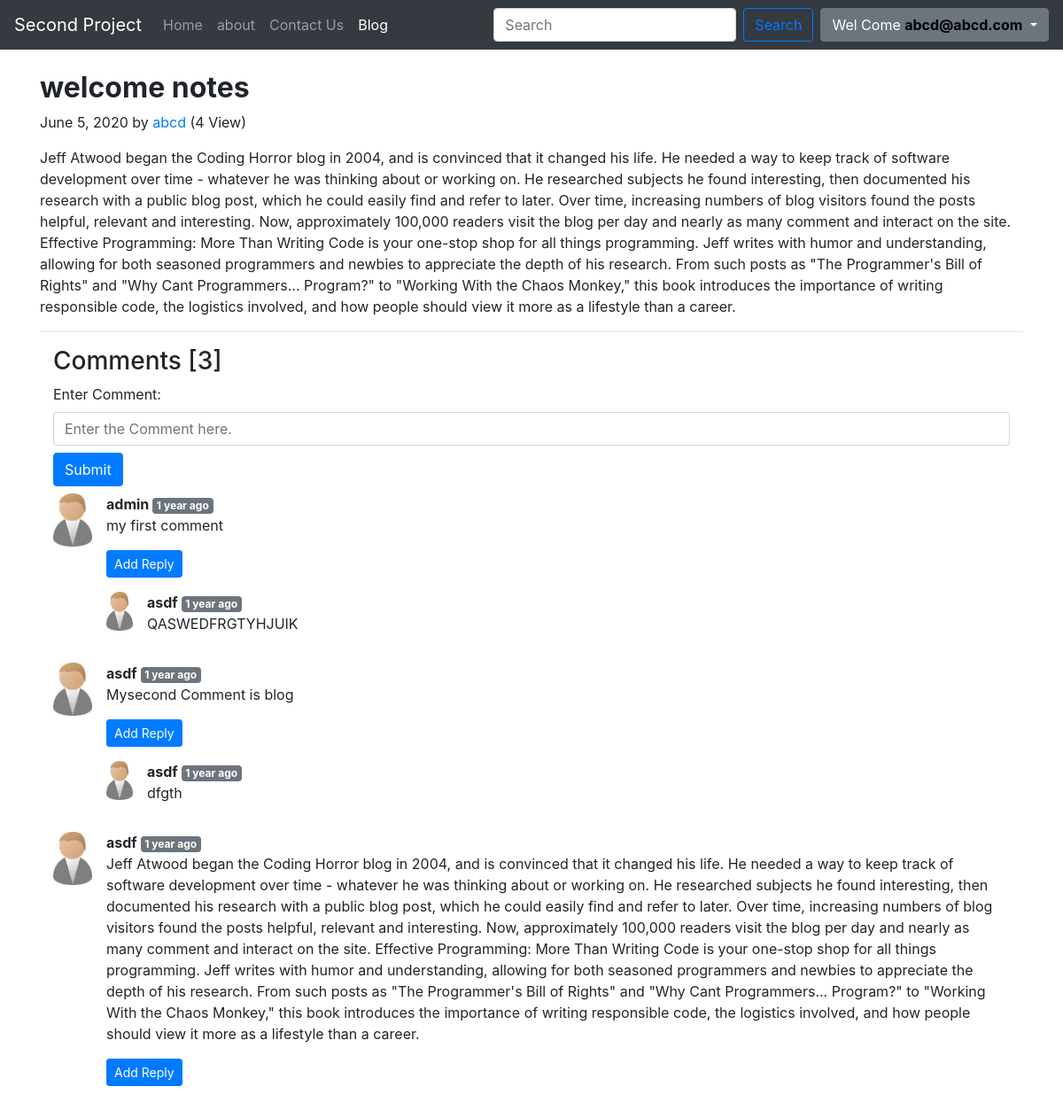
The app's page /blog/first-blog/ (signed in) with its own data.
### blog/models.py (models this page shows, shortened)
class Blog(models.Model):
	post_id = models.AutoField(primary_key=True)
	autore_name= models.CharField(max_length=100)
	title = models.CharField(max_length=250)
	desc = RichTextUploadingField()
	views = models.IntegerField(default=0)
	slug = models.CharField(max_length = 130)
	pub_date = models.DateField(blank=True)

class BlogComment(models.Model):
	sr_no= models.AutoField(primary_key = True)
	comment= models.TextField()
	user=models.ForeignKey(User,on_delete=models.CASCADE)
	post=models.ForeignKey(Blog,on_delete=models.CASCADE)
	parent = models.ForeignKey('self' , on_delete=models.CASCADE,null=True)
	timestamp=models.DateTimeField(default=now)
	def __str__(self):
		return self.comment[:10]

### blog/views.py (the view, shortened to what this page needs)
# urls.py: path('<str:slug>/', views.blogpost,name='BlogPost'),
def blogpost(request,slug):
	if request.session.has_key('username'):
		post = Blog.objects.filter(slug=slug).first()
		post.views = post.views + 1
		post.save()
		comment = BlogComment.objects.filter(post=post,parent=None)
		reply_comment = BlogComment.objects.filter(post=post).exclude(parent=None)
		replyDict = {}
		for reply in reply_comment:
			if reply.parent.sr_no not in replyDict.keys():
				replyDict[reply.parent.sr_no] =[reply]
			else:
				replyDict[reply.parent.sr_no].append(reply)
		print(replyDict)
		context = { "post" :post , "comments" : comment ,"reply_comment":replyDict, 'udata' : request.session['username']}
		return render(request , "blog/blogpost.html", context)

### blog/templatetags/extras.py (called while the page is built)
@register.filter(name='get_val')
def get_val(dict , key):
	return dict.get(key)

### templates/blog/blogpost.html (shortened to what this page needs)
{% extends 'Home/header.html' %}
{% block blogactive %} active {% endblock blogactive %}
{% load static %}
{% load humanize %}
{% load extras %}
{% block body%}
 <div class="container my-4">
 	<div class="blog-post">
        <h2 class="blog-post-title"><strong>{{ post.title }}</strong></h2>
        <p class="blog-post-meta">{{ post.pub_date }} by <a href="#">{{ post.autore_name }}</a> (<span>{{post.views}} View</span>)</p>
        <p> {{ post.desc|safe }} </p>
      </div>
      <hr>
      <div class="container">
      <h3>Comments [{{ comments|length }}]</h3>
      {% if udata %}
      	<form action="/blog/postComment" method="post"> {% csrf_token %}
      		<label for="inputPassword5">Enter Comment:</label>
			<input type="text" id="comment" name="comment" class="form-control mb-2" placeholder="Enter the Comment here.">
      		<button type="submit" class="btn btn-primary">Submit</button>
      	</form>
      {% else %}
      		<div class="container">
      			<strong>If You Want to Add Comment This Post,First Login Then Comment..</strong>
      		</div>
      		<hr>
      {% endif %}
      	{% for comment in comments %}
      		<div class="media my-2">
			  <img src="/static/img/person.jpg" class="mr-3"  style="width: 44px" alt="noimage">
			  <div class="media-body">
			  	<div class="mt-0" > <strong>{{comment.user}} </strong><span class="badge badge-secondary"> {{ comment.timestamp | naturaltime }}</span></div>
			    <p &nbsp;> {{comment.comment}}</p>
			    <div class="replay mx-0">
			    	{% if udata %}
			    	<p>
			  <button class="btn btn-primary btn-sm" type="button" data-toggle="collapse" data-target="#replybox{{comment.sr_no}}" aria-expanded="false" aria-controls="replybox{{comment.sr_no}}">
    Add Reply
  </button>
</p>
{% else %}
<p>
			  <button class="btn btn-primary btn-sm" type="button" data-toggle="collapse" data-target="#replybox{{comment.sr_no}}" aria-expanded="false" aria-controls="replybox{{comment.sr_no}}" disabled="">
    Login For Reply
  </button></p>
{% endif %}
{% for r_comment in reply_comment|get_val:comment.sr_no %}
<div class="row mx-0 my-2">
	<img src="/static/img/person.jpg" class="mr-3"  style="width: 30px;height: 44px;" alt="noimage">
			  <div class="media-body">
			  	<div class="mt-0" > <strong>{{r_comment.user}} </strong><span class="badge badge-secondary"> {{ r_comment.timestamp | naturaltime }}</span></div>
			    <p &nbsp;> {{r_comment.comment}}</p>
</div>
			    </div>
			    {% endfor %}
			  </div>
			</div>
      </div>
      	{% endfor %}
 </div>
{% endblock%}

### templates/home/header.html (shortened to what this page needs)
<!doctype html>
<html lang="en">
<head>
    <link rel="stylesheet" href="https://stackpath.bootstrapcdn.com/bootstrap/4.2.1/css/bootstrap.min.css">
</head>
<body>
    <nav class="navbar navbar-expand-lg navbar-dark bg-dark">
        <a class="navbar-brand" href="">Second Project</a>
        <div class="collapse navbar-collapse" id="navbarSupportedContent">
            <ul class="navbar-nav mr-auto">
                <li class="nav-item  {% block homeactive %} {% endblock homeactive %}">
                    <a class="nav-link" href="/">Home <span class="sr-only">(current)</span></a>
                </li>
                <li class="nav-item {% block aboutactive %} {% endblock aboutactive %} ">
                    <a class="nav-link" href="/about">about</a>
                </li>
                <li class="nav-item {% block contactactive %} {% endblock contactactive %} ">
                    <a class="nav-link" href="/contact">Contact Us</a>
                </li>
                <li class="nav-item {% block blogactive %} {% endblock blogactive %} ">
                    <a class="nav-link" href="/blog">Blog</a>
                </li>
            </ul>
            <form class="form-inline my-2 my-lg-0" method="get" action="/search">
                <input class="form-control mr-sm-2" type="search" placeholder="Search" aria-label="Search" id="search" name="search">
                <button class="btn btn-outline-primary my-2 mr-2 my-sm-0" type="submit">Search</button>
            </form>
             {% if udata %}
                <ul class="navbar-nav ">
                    <li class="nav-item dropdown">
                        <button class="btn btn-secondary dropdown-toggle" type="button" id="dropdownMenu2" data-toggle="dropdown" aria-haspopup="true" aria-expanded="false">
    Wel Come <b style="color: #000"> {{ udata }}</b>
  </button>
                    </li>
                </ul>
{% endif %}
        </div>
    </nav>
    {% block body%} {% endblock%}
</body>
</html>

### records on screen
Blog: title "welcome notes", pub_date "June 5, 2020", autore_name "abcd", views "4", desc "Jeff Atwood began the Coding Horror blog in 2004, and is convinced that it changed his life. He needed a way to keep track of software development over time - whatever he was thinking about or working on. He researched subjects he found interesting, then documented his research with a public blog post, which he could easily find and refer to later. Over time, increasing numbers of blog visitors found the posts helpful, relevant and interesting. Now, approximately 100,000 readers visit the blog per day and nearly as many comment and interact on the site. Effective Programming: More Than Writing Code is your one-stop shop for all things programming. Jeff writes with humor and understanding,…"
BlogComment: user "admin", timestamp "1 year ago", comment "my first comment"
BlogComment: user "asdf", timestamp "1 year ago", comment "QASWEDFRGTYHJUIK"
BlogComment: user "asdf", timestamp "1 year ago", comment "Mysecond Comment is blog"
BlogComment: user "asdf", timestamp "1 year ago", comment "dfgth"
BlogComment: user "asdf", timestamp "1 year ago", comment "Jeff Atwood began the Coding Horror blog in 2004, and is convinced that it changed his life. He needed a way to keep track of software development over time - whatever he was thinking about or working on. He researched subjects he found interesting, then documented his research with a public blog post, which he could easily find and refer to later. Over time, increasing numbers of blog visitors found the posts helpful, relevant and interesting. Now, approximately 100,000 readers visit the blog per day and nearly as many comment and interact on the site. Effective Programming: More Than Writing Code is your one-stop shop for all things programming. Jeff writes with humor and understanding,…"

### other values on screen
{{ udata }} "abcd@abcd.com"
{{ comments|length }} "3"
